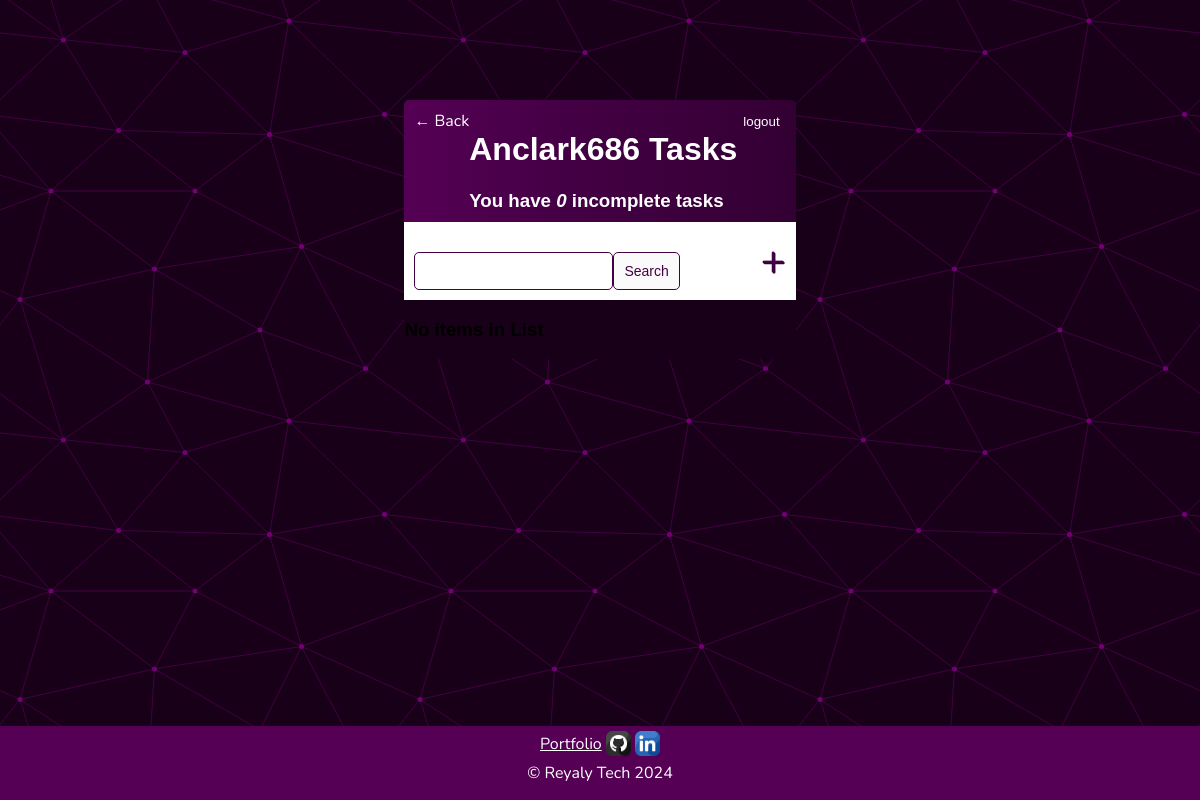
Page /todolists/6 (signed in) on the earlier database version.
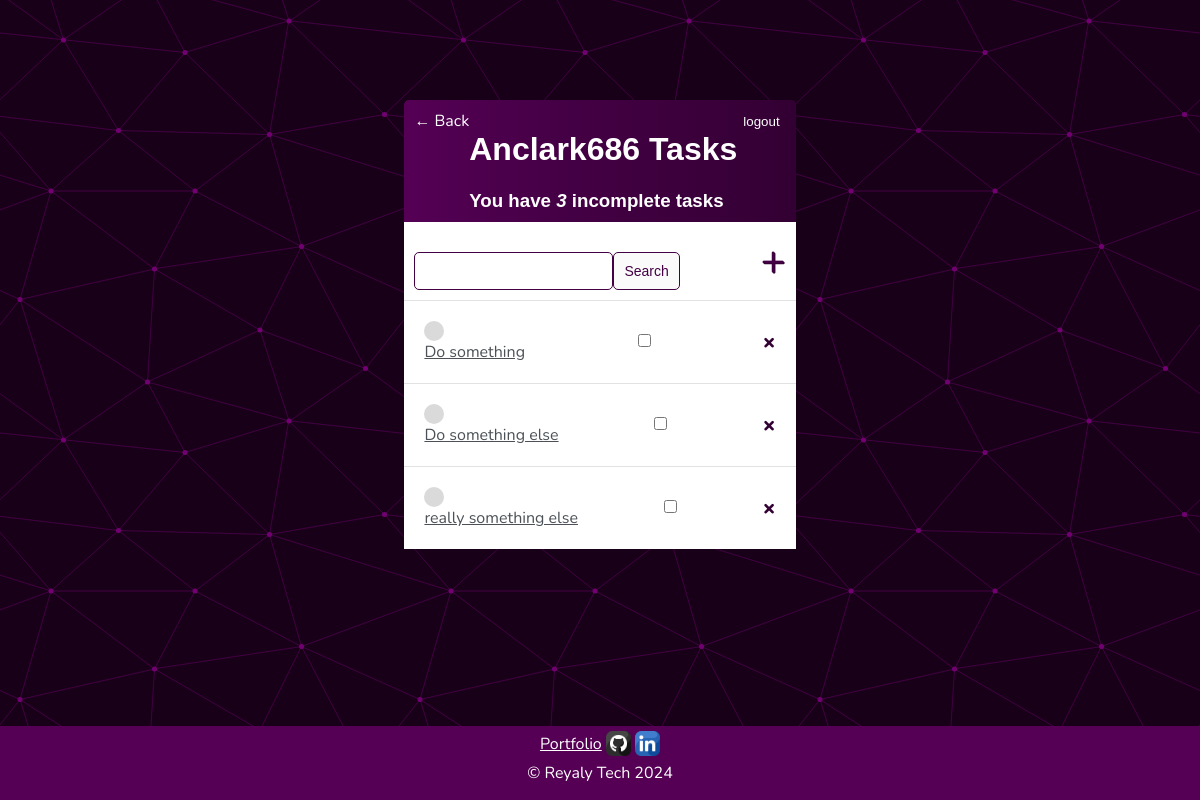
Same page on the later database version.
### base/models.py (models this page shows)
class Task(models.Model):
    user = models.ForeignKey(User, on_delete=models.CASCADE, null=True, blank=True)
    title = models.CharField(max_length=200)
    description = models.TextField(null=True, blank=True)
    complete = models.BooleanField(default=False)
    created = models.DateTimeField(auto_now_add=True)
    list = models.ForeignKey(ToDoList, on_delete=models.CASCADE, null=False)
    def __str__(self):
        return self.title
    class Meta:
        ordering = ['complete']

### base/views.py (the view)
# urls.py: path('todolists/<int:list>', TaskList.as_view(), name="tasks"),
class TaskList(LoginRequiredMixin, ListView):
    model = Task
    context_object_name = "tasks"
    def get_context_data(self, **kwargs):
        context = super().get_context_data(**kwargs)
        context['tasks'] = context['tasks'].filter(user=self.request.user, list=self.kwargs['list'])
        context['count'] = context['tasks'].filter(complete=False).count
        search_input = self.request.GET.get('search-area') or ''
        if search_input:
            context['tasks'] = context['tasks'].filter(title__contains=search_input)
        context['search_input'] = search_input
        context['list'] = self.kwargs['list']
        return context

### base/templates/base/task_list.html (shortened to what this page needs)
{% extends 'base/main.html' %} {% block content%}
<div class="header-bar">
  <a href="{% url 'lists' %}">&#8592; Back</a>
  <div>
    <h1>{{request.user|title}} Tasks</h1>
    <h3 style="margin: 0">
      You have <i>{{count}}</i> incomplete task{{count|pluralize}}
    </h3>
  </div>
  {% if request.user.is_authenticated %}
  <form method="post" action="{% url 'logout' %}">
    <button type="submit" class="logout-btn">logout</button>
  </form>
  {% else %}
  <a href="{% url 'login' %}">Login</a>
  {% endif %}
</div>
<div id="search-add-wrapper">
    <form method="GET" style="margin-top: 20px; display: flex;">
        <input type="text" name="search-area" value="{{search_input}}" />
        <input class="button" type="submit" value="Search" />
    </form>
    <a id="add-link" href = "{% url 'task-create' view.kwargs.list %}">&#x2b;</a>
</div>
<div class="task-items-wrapper">
  {% for task in tasks %}
  <div class="task-wrapper">
    {% if task.complete %}
    <div class="task.title">
      <div class="task-complete-icon"></div>
      <i
        ><s><a href="{% url 'task-update' list=task.list.id pk=task.id %}">{{task}}</a></s></i
      >
    </div>
    <div class="check">
      <form method="POST">
        <input type="checkbox" name="complete-check" />
      </form>
    </div>
    <a class="delete-link" href="{% url 'task-delete' list=task.list.id pk=task.id %}">&#215;</a>
    {% else %}
    <div class="task.title">
      <div class="task-incomplete-icon"></div>
      <a href="{% url 'task-update' list=task.list.id pk=task.id %}">{{task}}</a>
    </div>
    <div class="check">
      <form method="POST">
        <input type="checkbox" name="complete-check" />
      </form>
    </div>
    <a class="delete-link" href="{% url 'task-delete' list=task.list.id pk=task.id %}">&#215;</a>
    {% endif%}
  </div>
  {% empty %}
  <h3>No items in List</h3>
  {% endfor %}
</div>
{% endblock content%}

Differences in the rows shown:
added Task: title "Do something"
added Task: title "Do something else"
added Task: title "really something else"
Other differences:
{{ count }}: "0" → "3"
